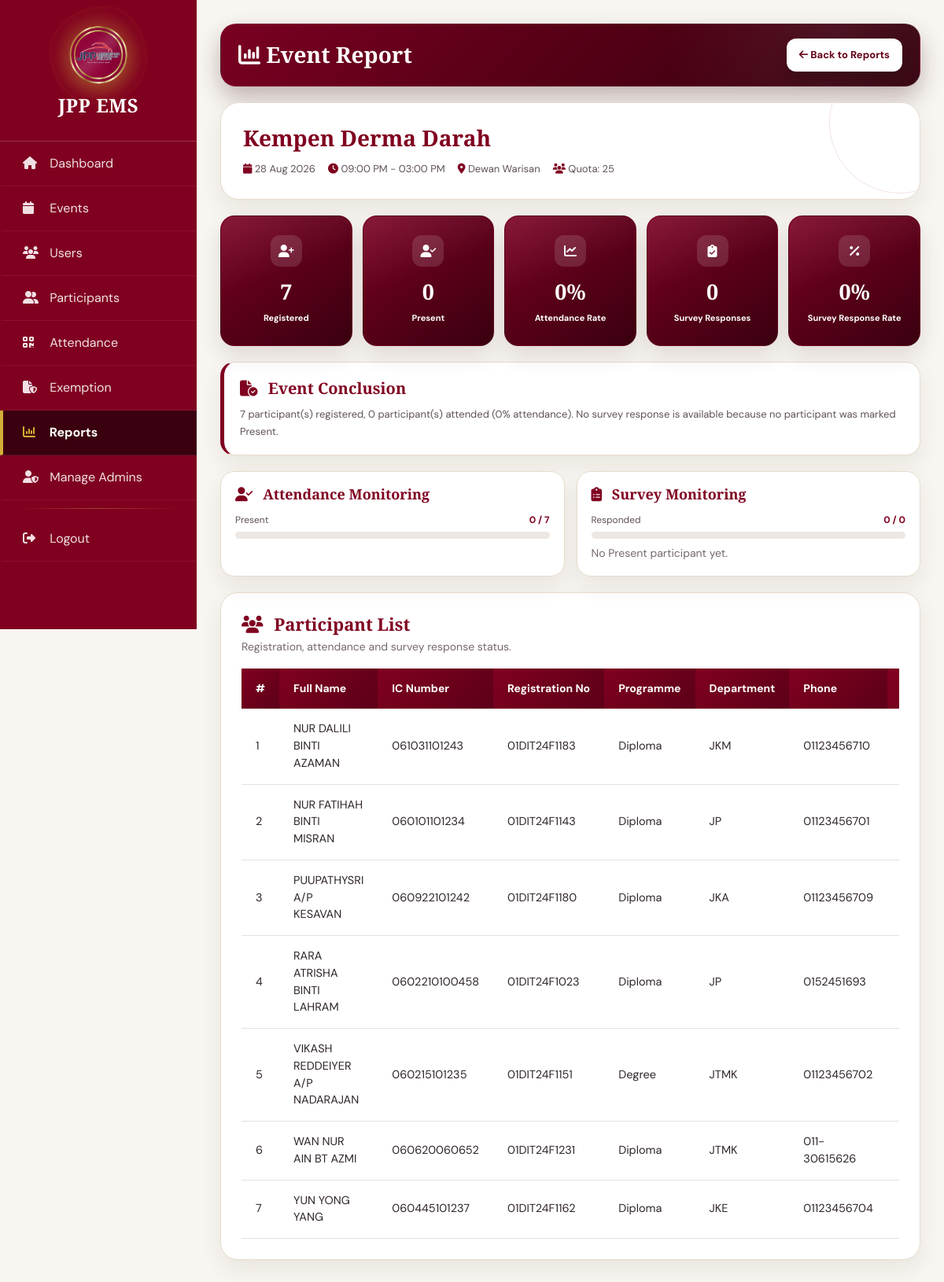
/ems/admin/report_event.php?event_id=5 (signed in), run on the app's committed database.
### tables this page shows
CREATE TABLE `events` (
  `event_id` int(11) NOT NULL,
  `event_title` varchar(200) NOT NULL,
  `description` text NOT NULL,
  `event_date` date NOT NULL,
  `start_time` time NOT NULL,
  `end_time` time NOT NULL,
  `venue` varchar(200) NOT NULL,
  `quota` int(11) NOT NULL,
  `poster` varchar(255) NOT NULL,
  `status` varchar(20) NOT NULL
);

CREATE TABLE `registrations` (
  `registration_id` int(11) NOT NULL,
  `user_id` int(11) NOT NULL,
  `event_id` int(11) NOT NULL,
  `qr_code` varchar(255) NOT NULL,
  `registration_date` timestamp NOT NULL DEFAULT current_timestamp() ON UPDATE current_timestamp(),
  `status` varchar(20) NOT NULL,
  `reminder_sent` tinyint(1) NOT NULL DEFAULT 0
);

CREATE TABLE `users` (
  `user_id` int(100) NOT NULL,
  `full_name` varchar(100) NOT NULL,
  `ic_number` varchar(20) NOT NULL,
  `registration_no` varchar(30) NOT NULL,
  `education_level` varchar(50) DEFAULT NULL,
  `semester` int(11) NOT NULL,
  `phone` varchar(20) NOT NULL,
  `email` varchar(100) NOT NULL,
  `profile_picture` varchar(255) DEFAULT NULL,
  `department` varchar(50) DEFAULT NULL
);

### ems/admin/report_event.php (the view, shortened to what this page needs)
<?php
include("../includes/db.php");
$event_id = (int)($_GET['event_id'] ?? 0);
$event_stmt = mysqli_prepare(
    $conn,
    "
    SELECT *
    FROM events
    WHERE event_id=?
    LIMIT 1
    "
);
mysqli_stmt_bind_param(
    $event_stmt,
    "i",
    $event_id
);
mysqli_stmt_execute($event_stmt);
$event_result = mysqli_stmt_get_result($event_stmt);
$event = mysqli_fetch_assoc($event_result);
$sql = "
    SELECT
        r.registration_id,
        r.user_id,
        r.status,
        u.full_name,
        u.ic_number,
        u.registration_no,
        u.education_level,
        u.department,
        u.phone,
        u.email,
        a.attendance_status,
        a.check_in,
        CASE
            WHEN sc.confirmation_id IS NOT NULL
            THEN 1
            ELSE 0
        END AS survey_submitted
    FROM registrations r
    INNER JOIN users u
        ON r.user_id=u.user_id
    LEFT JOIN attendance a
        ON a.registration_id=r.registration_id
    LEFT JOIN survey_confirmations sc
        ON sc.user_id=r.user_id
        AND sc.event_id=r.event_id
    WHERE r.event_id=?
    ORDER BY u.full_name ASC
";
$stmt = mysqli_prepare($conn,$sql);
mysqli_stmt_bind_param(
    $stmt,
    "i",
    $event_id
);
mysqli_stmt_execute($stmt);
$result = mysqli_stmt_get_result($stmt);
$rows = [];
while($r=mysqli_fetch_assoc($result))
{
    $rows[]=$r;
}
$total_participants = 0;
$total_present = 0;
$total_survey_responses = 0;
foreach($rows as $r)
{
    if(strtolower(trim($r['status'] ?? '')) === 'registered')
    {
        $total_participants++;
    }
}
$attendance_rate = $total_participants > 0
    ? round(($total_present / $total_participants) * 100,1)
    : 0;
$survey_rate = $total_present > 0
    ? round(($total_survey_responses / $total_present) * 100,1)
    : 0;
$survey_pending = max(
    0,
    $total_present - $total_survey_responses
);
if($total_participants == 0)
{
    $conclusion =
        "No registered participants were recorded for this event.";
}
else
{
    $conclusion =
        $total_participants .
        " participant(s) registered, " .
        $total_present .
        " participant(s) attended (" .
        $attendance_rate .
        "% attendance). ";
    if($total_present == 0)
    {
        $conclusion .=
            "No survey response is available because no participant was marked Present.";
    }
    else
    {
        $conclusion .=
            "All Present participant(s) submitted the survey (" .
            $survey_rate .
            "% response rate).";
    }
}
?>
<!DOCTYPE html>
<html lang="en">
<head>
<link
    href="https://cdn.jsdelivr.net/npm/bootstrap@5.3.3/dist/css/bootstrap.min.css"
    rel="stylesheet"
>
<link
    rel="stylesheet"
    href="https://cdnjs.cloudflare.com/ajax/libs/font-awesome/6.5.2/css/all.min.css"
>
</head>
<body>
<?php include("admin_menu.php"); ?>
<div class="main">
    <div class="topbar">
        <h3>
            <i class="fa fa-chart-column"></i>
            Event Report
        </h3>
        <a
            class="back-btn"
            href="reports.php"
        >
            <i class="fa fa-arrow-left"></i>
            Back to Reports
        </a>
    </div>
    <div class="event-header">
        <h4>
            <?= htmlspecialchars($event['event_title']) ?>
        </h4>
        <div class="event-info">
            <span>
                <i class="fa fa-calendar"></i>
                <?= date('d M Y',strtotime($event['event_date'])) ?>
            </span>
            <span>
                <i class="fa fa-clock"></i>
                <?= date('h:i A',strtotime($event['start_time'])) ?>
                -
                <?= date('h:i A',strtotime($event['end_time'])) ?>
            </span>
            <span>
                <i class="fa fa-location-dot"></i>
                <?= htmlspecialchars($event['venue']) ?>
            </span>
            <span>
                <i class="fa fa-users"></i>
                Quota: <?= htmlspecialchars($event['quota']) ?>
            </span>
        </div>
    </div>
    <div class="stats">
        <div class="stat">
            <div class="stat-icon">
                <i class="fa fa-user-plus"></i>
            </div>
            <strong><?= $total_participants ?></strong>
            <span>Registered</span>
        </div>
        <div class="stat">
            <div class="stat-icon">
                <i class="fa fa-user-check"></i>
            </div>
            <strong><?= $total_present ?></strong>
            <span>Present</span>
        </div>
        <div class="stat">
            <div class="stat-icon">
                <i class="fa fa-chart-line"></i>
            </div>
            <strong><?= $attendance_rate ?>%</strong>
            <span>Attendance Rate</span>
        </div>
        <div class="stat">
            <div class="stat-icon">
                <i class="fa fa-clipboard-check"></i>
            </div>
            <strong><?= $total_survey_responses ?></strong>
            <span>Survey Responses</span>
        </div>
        <div class="stat">
            <div class="stat-icon">
                <i class="fa fa-percent"></i>
            </div>
            <strong><?= $survey_rate ?>%</strong>
            <span>Survey Response Rate</span>
        </div>
    </div>
    <div class="conclusion">
        <div class="conclusion-title">
            <i class="fa fa-file-circle-check me-2"></i>
            Event Conclusion
        </div>
        <p>
            <?= htmlspecialchars($conclusion) ?>
        </p>
    </div>
    <div class="monitor-grid">
        <div class="monitor-card">
            <h5>
                <i class="fa fa-user-check me-2"></i>
                Attendance Monitoring
            </h5>
            <div class="monitor-row">
                <span>Present</span>
                <strong><?= $total_present ?> / <?= $total_participants ?></strong>
            </div>
            <div class="progress">
            </div>
        </div>
        <div class="monitor-card">
            <h5>
                <i class="fa fa-clipboard-list me-2"></i>
                Survey Monitoring
            </h5>
            <div class="monitor-row">
                <span>Responded</span>
                <strong><?= $total_survey_responses ?> / <?= $total_present ?></strong>
            </div>
            <div class="progress">
            </div>
            <div class="small text-muted mt-2">
                <?php if($total_present == 0): ?>
                    No Present participant yet.
                <?php elseif($survey_pending > 0): ?>
                    <?= $survey_pending ?>
                    Present participant(s) have not responded.
                <?php else: ?>
                    All Present participants have responded.
                <?php endif; ?>
            </div>
        </div>
    </div>
    <div class="card-box">
        <div class="mb-3">
            <h4 class="card-title mb-1">
                <i class="fa fa-users me-2"></i>
                Participant List
            </h4>
            <span class="text-muted small">
                Registration, attendance and survey response status.
            </span>
        </div>
        <div class="table-responsive">
            <table class="table table-hover align-middle">
                <thead>
                    <tr>
                        <th>#</th>
                        <th>Full Name</th>
                        <th>IC Number</th>
                        <th>Registration No</th>
                        <th>Programme</th>
                        <th>Department</th>
                        <th>Phone</th>
                        <th>Email</th>
                    </tr>
                </thead>
                <tbody>
                <?php if($total_participants > 0): ?>
                    <?php
                    $no = 1;
                    foreach($rows as $row):
                    ?>
                    <tr>
                        <td><?= $no++ ?></td>
                        <td>
                            <?= htmlspecialchars($row['full_name']) ?>
                        </td>
                        <td>
                            <?= htmlspecialchars($row['ic_number']) ?>
                        </td>
                        <td>
                            <?= htmlspecialchars($row['registration_no']) ?>
                        </td>
                        <td>
                            <?= htmlspecialchars($row['education_level'] ?? '') ?>
                        </td>
                        <td>
                            <?= htmlspecialchars($row['department'] ?? '') ?>
                        </td>
                        <td>
                            <?= htmlspecialchars($row['phone'] ?? '') ?>
                        </td>
                        <td>
                        </td>
                    </tr>
                    <?php endforeach; ?>
                <?php endif; ?>
                </tbody>
            </table>
        </div>
    </div>
</div>
</body>
</html>

### ems/admin/admin_menu.php (style rules this page uses)
body .topbar, body .dashboard-hero { position:relative; background: radial-gradient(circle at 88% 12%,rgba(255,255,255,.08),transparent 28%), linear-gradient(135deg,#7a0022 0%,#560016 48%,#33000d 100%) !important; border:1px solid rgba(255,255,255,.08) !important; border-left:1px solid rgba(255,255,255,.08) !important; box-shadow:0 14px 30px rgba(52,0,18,.28) !important; color:#fff !important; backdrop-filter:none !important; }
body .topbar h3, body .topbar h4, body .dashboard-hero h1 { color:#fff !important; text-shadow:none; }
body .topbar h3 i, body .topbar h4 i { color:#fff !important }
body .topbar .back-btn, body .topbar .btn { background:#fff !important; color:#650019 !important; border:1px solid rgba(255,255,255,.6) !important; box-shadow:0 8px 18px rgba(0,0,0,.22) !important; }

### data on the page
events: event_title "Kempen Derma Darah", event_date "28 Aug 2026", start_time "09:00 PM", end_time "03:00 PM", venue "Dewan Warisan", quota "25"
registrations: user.full_name "NUR DALILI BINTI AZAMAN", user.ic_number "061031101243", user.registration_no "01DIT24F1183", user.education_level "Diploma", user.department "JKM", user.phone "01123456710"
registrations: user.full_name "NUR FATIHAH BINTI MISRAN", user.ic_number "060101101234", user.registration_no "01DIT24F1143", user.education_level "Diploma", user.department "JP", user.phone "01123456701"
registrations: user.full_name "PUUPATHYSRI A/P KESAVAN", user.ic_number "060922101242", user.registration_no "01DIT24F1180", user.education_level "Diploma", user.department "JKA", user.phone "01123456709"
registrations: user.full_name "RARA ATRISHA BINTI LAHRAM", user.ic_number "0602210100458", user.registration_no "01DIT24F1023", user.education_level "Diploma", user.department "JP", user.phone "0152451693"
registrations: user.full_name "VIKASH REDDEIYER A/P NADARAJAN", user.ic_number "060215101235", user.registration_no "01DIT24F1151", user.education_level "Degree", user.department "JTMK", user.phone "01123456702"
registrations: user.full_name "WAN NUR AIN BT AZMI", user.ic_number "060620060652", user.registration_no "01DIT24F1231", user.education_level "Diploma", user.department "JTMK", user.phone "011-30615626"
registrations: user.full_name "YUN YONG YANG", user.ic_number "060445101237", user.registration_no "01DIT24F1162", user.education_level "Diploma", user.department "JKE", user.phone "01123456704"

### other printed values
$total_participants "7"
$total_present "0"
$attendance_rate "0"
$total_survey_responses "0"
$survey_rate "0"
$conclusion "7 participant(s) registered, 0 participant(s) attended (0% attendance). No survey response is available because no participant was marked Present."
